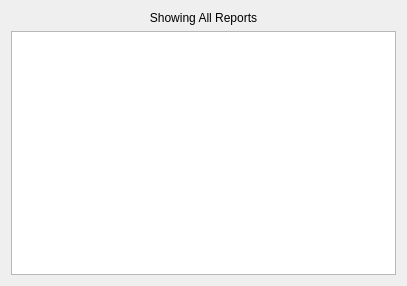
<?xml version="1.0" encoding="UTF-8"?>
<ui version="4.0">
 <class>Show_all_report</class>
 <widget class="QDialog" name="Show_all_report">
  <property name="geometry">
   <rect>
    <x>0</x>
    <y>0</y>
    <width>407</width>
    <height>286</height>
   </rect>
  </property>
  <property name="windowTitle">
   <string>Dialog</string>
  </property>
  <layout class="QVBoxLayout" name="verticalLayout_2">
   <item>
    <layout class="QVBoxLayout" name="verticalLayout">
     <item>
      <widget class="QLabel" name="label">
       <property name="styleSheet">
        <string notr="true">font: 10pt &quot;MS Shell Dlg 2&quot;;</string>
       </property>
       <property name="text">
        <string>Showing All Reports</string>
       </property>
       <property name="alignment">
        <set>Qt::AlignCenter</set>
       </property>
      </widget>
     </item>
     <item>
      <widget class="QPlainTextEdit" name="txtshowall"/>
     </item>
    </layout>
   </item>
  </layout>
 </widget>
 <resources/>
 <connections/>
</ui>
